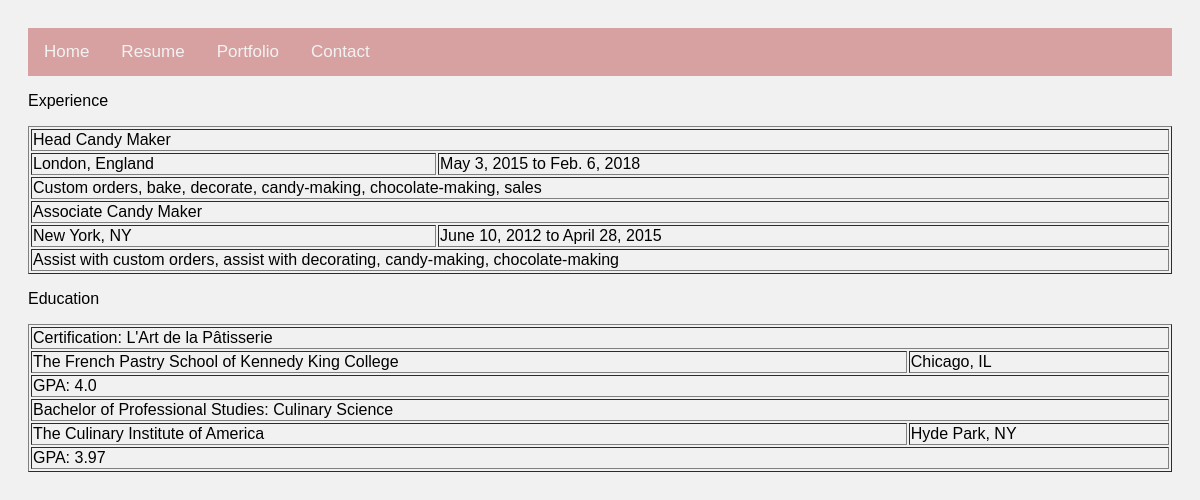
Screenshot of /resume/ with the database file from the repository.
### resume/models.py (models this page shows, shortened)
class Experience(models.Model):
	parent_resume = models.ForeignKey('Resume', on_delete=models.CASCADE, default=1)
	title = models.CharField(max_length=60, null=False, blank=False)
	location = models.CharField(max_length=60, null=False, blank=True)
	start_date = models.DateField(null=True, blank=True)
	end_date = models.DateField(null=True, blank=True)
	description = models.TextField(null=False, blank=True)

class Education(models.Model):
	parent_resume = models.ForeignKey('Resume', on_delete=models.CASCADE, default=1)
	institution_name = models.CharField(max_length=60, null=False,
		blank=False)
	location = models.CharField(max_length=60, null=False, blank=True)
	degree = models.CharField(max_length=60, null=False, blank=True)
	major = models.CharField(max_length=60, null=False, blank=True)
	gpa = models.FloatField(null=False, blank=True)

### resume/views.py (the view)
# urls.py: 2. Add a URL to urlpatterns:  path('', views.home, name='home')
def home(request):
	qs_exp = Experience.objects.all()
	qs_edu = Education.objects.all()
	context = {'my_experience': qs_exp, 'my_education': qs_edu}
	return render(request, 'resume/resume.html', context)

### resume/templates/resume/resume.html (shortened to what this page needs)
{% extends 'base.html' %}
{% block content %}
<p>Experience</p>
<p>
  {% if my_experience %}
  <table border = "1" width = "100%">
    {% for exp in my_experience %}
      <tr>
      <td colspan = "2">{{exp.title}}</td>
      </tr>
      <tr>
        <td>{{exp.location}}</td>
        <td>{{exp.start_date}} to {{exp.end_date}}</td>
      </tr>
      <tr>
      <td colspan = "2">{{exp.description}}</td>
      </tr>
    {% endfor %}
  </table>
  {% else %}
    <h2>No Experience found.</h2>
  {% endif %}
</p>
<p>Education</p>
<p>
  {% if my_education %}
  <table border = "1" width = "100%">
    {% for edu in my_education %}
      <tr>
      <td colspan = "2">{{edu.degree}}: {{edu.major}}</td>
      </tr>
      <tr>
        <td>{{edu.institution_name}}</td>
        <td>{{edu.location}}</td>
      </tr>
      <tr>
      <td colspan = "2">GPA: {{edu.gpa}}</td>
      </tr>
    {% endfor %}
  </table>
  {% else %}
    <h2>No Education found.</h2>
  {% endif %}
</p>
{% endblock %}

### templates/base.html (shortened to what this page needs)
{% load static %}
<!DOCTYPE HTML PUBLIC "-//W3C//DTD HTML 4.01//EN">
<html lang="en">
<head>
	<link rel='stylesheet' href="{% static 'css/nav.css' %}" />
	<link rel='stylesheet' href="{% static 'css/style.css' %}" />
</head>
<body>
	<nav>
		<a href="{% url 'home' %}">Home</a>
		<a href="{% url 'resume:resume' %}">Resume</a>
		<a href="{% url 'portfolio' %}">Portfolio</a>
		<a href="{% url 'contact' %}">Contact</a>
	</nav>
{% block content %}{% endblock %}
</body>
</html>

### static/css/nav.css (style rules this page uses)
nav { margin:0; }
nav { overflow: hidden; background-color: #d8a1a1; }
nav a { float: left; color: #f2f2f2; text-align: center; padding: 14px 16px; text-decoration: none; font-size: 17px; }

### static/css/style.css (style rules this page uses)
body { background-color: #f1f1f1; padding: 20px; font-family: Arial; }

### rows the page displays
Experience: title "Head Candy Maker", location "London, England", start_date "May 3, 2015", end_date "Feb. 6, 2018", description "Custom orders, bake, decorate, candy-making, chocolate-making, sales"
Experience: title "Associate Candy Maker", location "New York, NY", start_date "June 10, 2012", end_date "April 28, 2015", description "Assist with custom orders, assist with decorating, candy-making, chocolate-making"
Education: degree "Certification", major "L'Art de la Pâtisserie", institution_name "The French Pastry School of Kennedy King College", location "Chicago, IL", gpa "4.0"
Education: degree "Bachelor of Professional Studies", major "Culinary Science", institution_name "The Culinary Institute of America", location "Hyde Park, NY", gpa "3.97"
